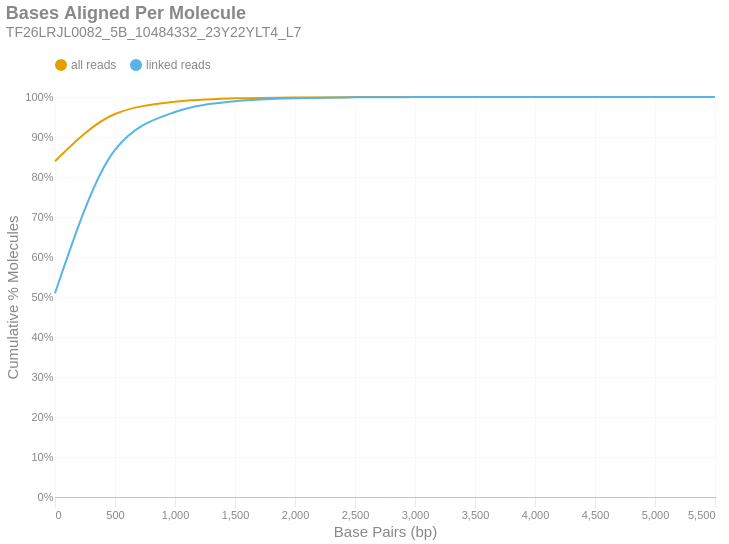

The notebook cell saved with this chart:
### Markdown cell above
### Bases Aligned Per Molecule
This is a cumulative frequency distribution showing the number of base pairs aligned per unique molecule. These data are shown in 500 bp bins. There are two distributions: one with `all reads` (yellow) and another with only `linked reads` (blue). The percent of molecules in the `linked reads` distribution is relative to the total number of linked molecules.

### Code cell
if SKIPLR:
    print_html(f"Skipped")
else:
    binned_df = consolidated_hist(valids['aligned_bp'], mask, 500, True)
    with SafeRender(binned_df):
        (
            density_plot(binned_df, 'Bases Aligned Per Molecule', samplename, 'basesper')
            .encode(
                x=alt.X('bin:Q', title="Base Pairs (bp)").axis(tickMinStep=500).scale(padding=0),
                y=alt.Y('value:Q', title='Cumulative % Molecules')
                    .axis(format='%')
                    .scale(domain = [0,1])
                    .stack(False),
                color=alt.Color("key:N").scale(domain = ["all reads", "linked reads"]),
                tooltip = [
                    alt.Tooltip("key:N", title = "Data Type"),
                    alt.Tooltip("range_label:N", title="Bases Aligned Per Molecule"),
                    alt.Tooltip("value:Q", format = ".2%", title="% Molecules (Cum.)")
                ]
            )
        ).display()

### Figure 1 — Vega-Lite specification as saved in the notebook (floating-point values rounded to 4 significant figures)
{"width": "container", "height": 400, "config": {"title": {"anchor": "start", "dy": -15, "fontSize": 18, "color": "#888888", "subtitleColor": "#888888", "subtitleFontSize": 14}, "arc": {"fill": "#0072B2"}, "axis": {"domainColor": "#888888", "domainWidth": 0.5, "gridWidth": 0.2, "grid": false, "titleFontWeight": 400, "titleFontSize": 15, "labelFontSize": 11, "labelColor": "#888888", "tickColor": "#888888", "tickWidth": 0.2, "titleColor": "#888888"}, "axisBand": {"grid": false}, "axisX": {"grid": true, "tickSize": 10, "domainCap": "round"}, "axisY": {"domain": false, "grid": true, "tickSize": 0, "domainCap": "round"}, "background": "transparent", "header": {"labelFontSize": 15, "labelColor": "#888888", "titleFontSize": 15, "titleFontWeight": 600, "titleColor": "#888888"}, "legend": {"labelFont": "sans-serif", "labelFontSize": 12, "labelColor": "#888888", "symbolSize": 100, "symbolType": "circle", "titleFontSize": 12, "titlePadding": 10, "titleColor": "#888888", "title": null, "orient": "top"}, "range": {"category": ["#E69F00", "#56B4E9", "#009E73", "#F0E442", "#0072B2", "#D55E00", "#CC79A7", "#000000"], "diverging": ["#cfe8f3", "#a2d4ec", "#73bfe2", "#46abdb", "#1696d2", "#12719e"]}, "area": {"fill": "#0072B2", "fillOpacity": 0.7, "line": true, "strokeOpacity": 0.7}, "line": {"color": "#0072B2", "stroke": "#0072B2", "strokeWidth": 2}, "trail": {"color": "#0072B2", "stroke": "#0072B2", "strokeWidth": 0, "size": 1}, "point": {"filled": true, "fillOpacity": 1.0, "size": 95}, "text": {"color": "#888888", "fontSize": 11, "align": "right", "fontWeight": 400, "size": 11}, "bar": {"fill": "#0072B2", "stroke": null}, "view": {"stroke": null, "continuousWidth": 660, "continuousHeight": 400}}, "data": {"name": "data-3680a2a393c4ae20c17f548af0ace388"}, "mark": {"type": "line", "interpolate": "monotone", "point": {"opacity": 0, "size": 275}}, "encoding": {"color": {"field": "key", "scale": {"domain": ["all reads", "linked reads"]}, "type": "nominal"}, "tooltip": [{"field": "key", "title": "Data Type", "type": "nominal"}, {"field": "range_label", "title": "Bases Aligned Per Molecule", "type": "nominal"}, {"field": "value", "format": ".2%", "title": "% Molecules (Cum.)", "type": "quantitative"}], "x": {"axis": {"tickMinStep": 500}, "field": "bin", "scale": {"padding": 0}, "title": "Base Pairs (bp)", "type": "quantitative"}, "y": {"axis": {"format": "%"}, "field": "value", "scale": {"domain": [0, 1]}, "stack": false, "title": "Cumulative % Molecules", "type": "quantitative"}}, "params": [{"name": "param_c36ac31b6afebe62", "select": {"type": "point", "fields": ["key"]}, "bind": "legend"}], "title": {"text": "Bases Aligned Per Molecule", "subtitle": "TF26LRJL0082_5B_10484332_23Y22YLT4_L7"}, "transform": [{"fold": ["all reads (cumsum)", "linked reads (cumsum)"]}, {"calculate": "replace(datum.key, ' (cumsum)', '')", "as": "key"}, {"filter": {"param": "param_c36ac31b6afebe62"}}], "usermeta": {"embedOptions": {"downloadFileName": "TF26LRJL0082_5B_10484332_23Y22YLT4_L7.basesper"}}, "$schema": "https://vega.github.io/schema/vega-lite/v6.4.1.json", "datasets": {"data-3680a2a393c4ae20c17f548af0ace388": [{"bin": "0.0", "interval": "0.0-500.0", "all reads": 0.8394, "linked reads": 0.5093, "all reads (cumsum)": 0.8394, "linked reads (cumsum)": 0.5093, "range_label": "0-499"}, {"bin": "500.0", "interval": "500.0-1000.0", "all reads": 0.1182, "linked reads": 0.3584, "all reads (cumsum)": 0.9576, "linked reads (cumsum)": 0.8677, "range_label": "500-999"}, {"bin": "1000.0", "interval": "1000.0-1500.0", "all reads": 0.03044, "linked reads": 0.09474, "all reads (cumsum)": 0.988, "linked reads (cumsum)": 0.9625, "range_label": "1000-1499"}, {"bin": "1500.0", "interval": "1500.0-2000.0", "all reads": 0.008578, "linked reads": 0.02681, "all reads (cumsum)": 0.9966, "linked reads (cumsum)": 0.9893, "range_label": "1500-1999"}, {"bin": "2000.0", "interval": "2000.0-2500.0", "all reads": 0.002479, "linked reads": 0.007761, "all reads (cumsum)": 0.9991, "linked reads (cumsum)": 0.997, "range_label": "2000-2499"}, {"bin": "2500.0", "interval": "2500.0-3000.0", "all reads": 0.0006487, "linked reads": 0.002031, "all reads (cumsum)": 0.9997, "linked reads (cumsum)": 0.9991, "range_label": "2500-2999"}, {"bin": "3000.0", "interval": "3000.0-3500.0", "all reads": 0.0002038, "linked reads": 0.000638, "all reads (cumsum)": 0.9999, "linked reads (cumsum)": 0.9997, "range_label": "3000-3499"}, {"bin": "3500.0", "interval": "3500.0-4000.0", "all reads": 6.608e-05, "linked reads": 0.0002069, "all reads (cumsum)": 1.0, "linked reads (cumsum)": 0.9999, "range_label": "3500-3999"}, {"bin": "4000.0", "interval": "4000.0-4500.0", "all reads": 1.487e-05, "linked reads": 4.655e-05, "all reads (cumsum)": 1.0, "linked reads (cumsum)": 1.0, "range_label": "4000-4499"}, {"bin": "4500.0", "interval": "4500.0-5000.0", "all reads": 9.912e-06, "linked reads": 3.104e-05, "all reads (cumsum)": 1.0, "linked reads (cumsum)": 1.0, "range_label": "4500-4999"}, {"bin": "5000.0", "interval": "5000.0-5500.0", "all reads": 1.652e-06, "linked reads": 5.173e-06, "all reads (cumsum)": 1.0, "linked reads (cumsum)": 1.0, "range_label": "5000-5499"}, {"bin": "5500.0", "interval": "5500.0-6000.0", "all reads": 5.507e-07, "linked reads": 1.724e-06, "all reads (cumsum)": 1.0, "linked reads (cumsum)": 1.0, "range_label": "5500-5999"}]}}
